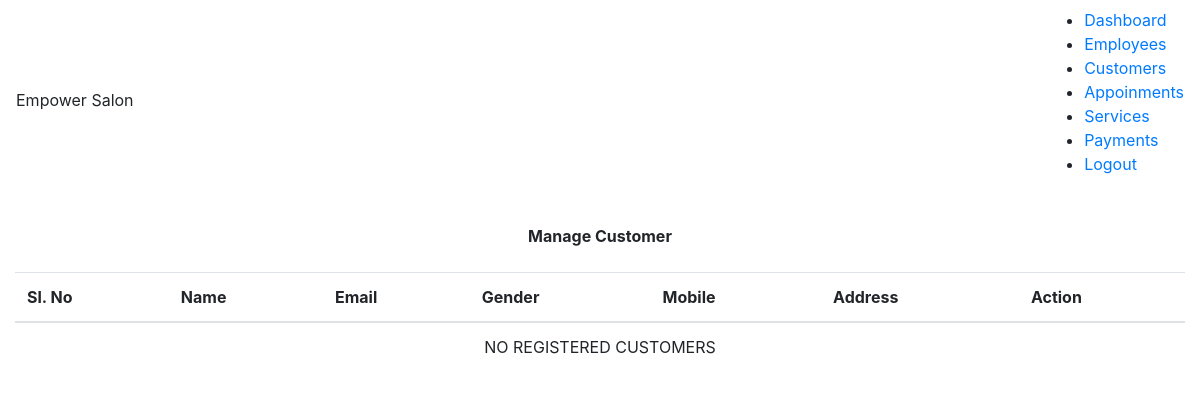
The app's page /manage_customer.php (signed in), older data.
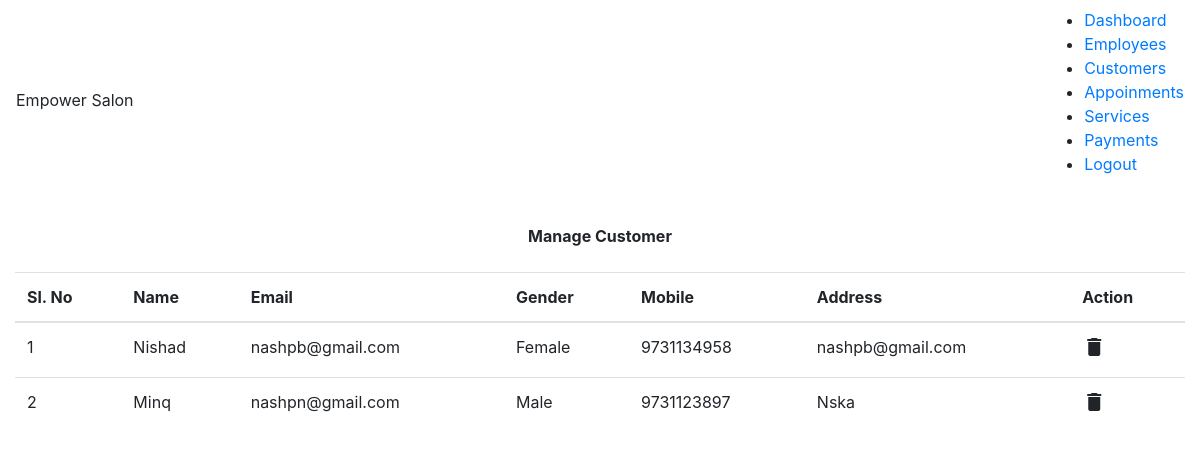
The same page, newer data.
### tables this page shows
CREATE TABLE `customers` (
  `id` int(11) NOT NULL,
  `name` varchar(255) NOT NULL,
  `email` varchar(255) NOT NULL,
  `gender` varchar(250) NOT NULL,
  `phone_no` varchar(255) NOT NULL,
  `address` varchar(255) NOT NULL
);

### manage_customer.php (the view, shortened to what this page needs)
<?php
    include_once('configs/db.php');
    include('dashboard_header.php');
    $customers = [];
	$sql_query = 'SELECT * FROM `customers`';
	$result = mysqli_query($db_conn,$sql_query);
	if($result)
	{
		$customers = mysqli_fetch_all($result);
    }
?>
<!DOCTYPE html>
<html lang="en">
<head>
    <link rel="stylesheet" href="https://maxcdn.bootstrapcdn.com/bootstrap/4.4.1/css/bootstrap.min.css">
</head>
<body>
    <p class="text-center font-weight-bold m-4">Manage Customer</p>
    <div class="container-fluid">
        <table class="table">
            <thead>
                <tr>
                    <th>Sl. No</th>
                    <th>Name</th>
                    <th>Email</th>
                    <th>Gender</th>
                    <th>Mobile</th>
                    <th>Address</th>
                    <th>Action</th>
                </tr>
            </thead>
            <tbody>
            <?php if(empty($customers)):?>
							<tr align="center">
							<td colspan="9"> NO REGISTERED CUSTOMERS </td>
							</tr>
			    <?php else:?>
                <?php
                    foreach($customers as $key=>$customer)
                    {
                        echo '<tr>
                                    <td>'.($key+1).'</td>
                                    <td>'.$customer[1].'</td>
                                    <td>'.$customer[2].'</td>
                                    <td>'.$customer[3].'</td>
                                    <td>'.$customer[4].'</td>
                                    <td>'.$customer[5].'</td>
                                    <td>
                                    <i class="material-icons" onclick=del_customer_alert('.$customer[0].')>delete</i>
                                    </td>
                             </tr>';
                    }
                ?>
                <?php endif; ?>
            </tbody>
        </table>
    </div>
</body>
</html>

Row changes from the older to the newer data that the page shows:
added customers: name "Nishad", email "nashpb@gmail.com", gender "Female", phone_no "9731134958", address "nashpb@gmail.com"
added customers: name "Minq", email "nashpn@gmail.com", gender "Male", phone_no "9731123897", address "Nska"
Text that changed along with them:
text no longer shown: "NO REGISTERED CUSTOMERS"
